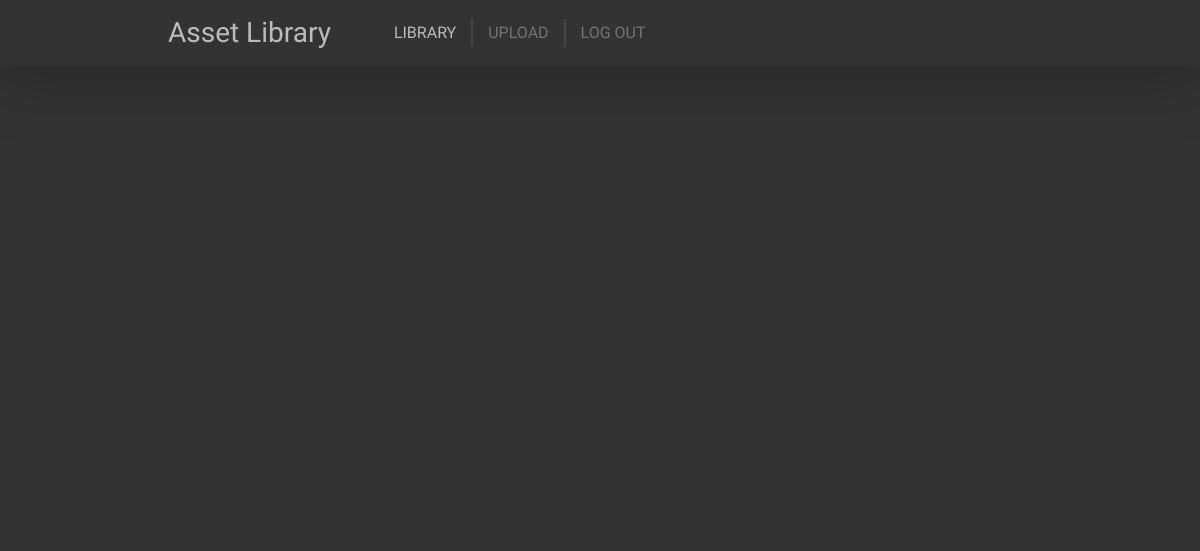
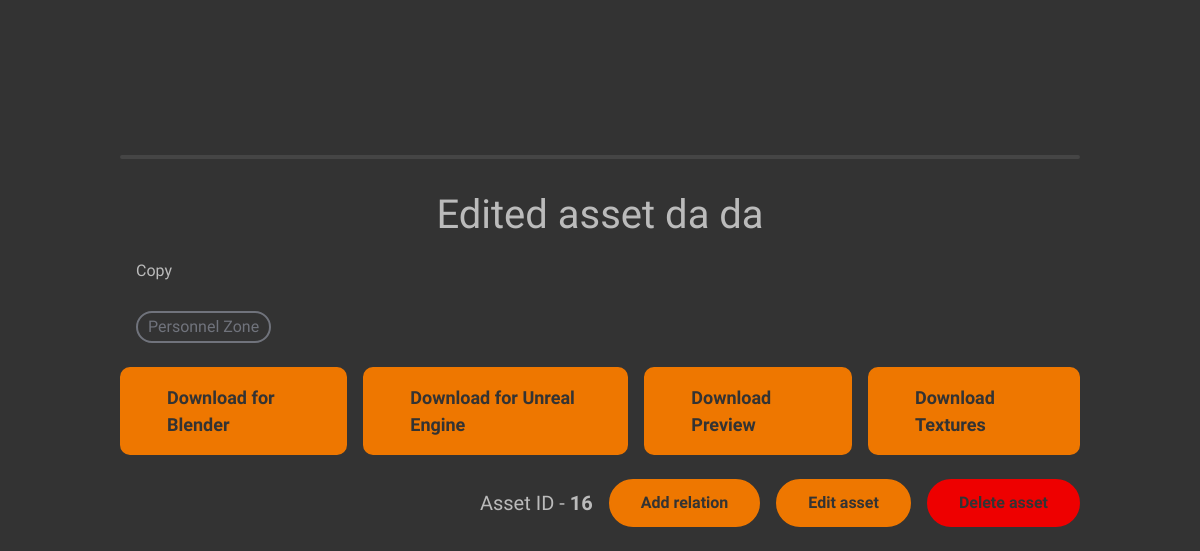
Before: /view/16/ (signed in) with the older database file (2 pictures, top to bottom).
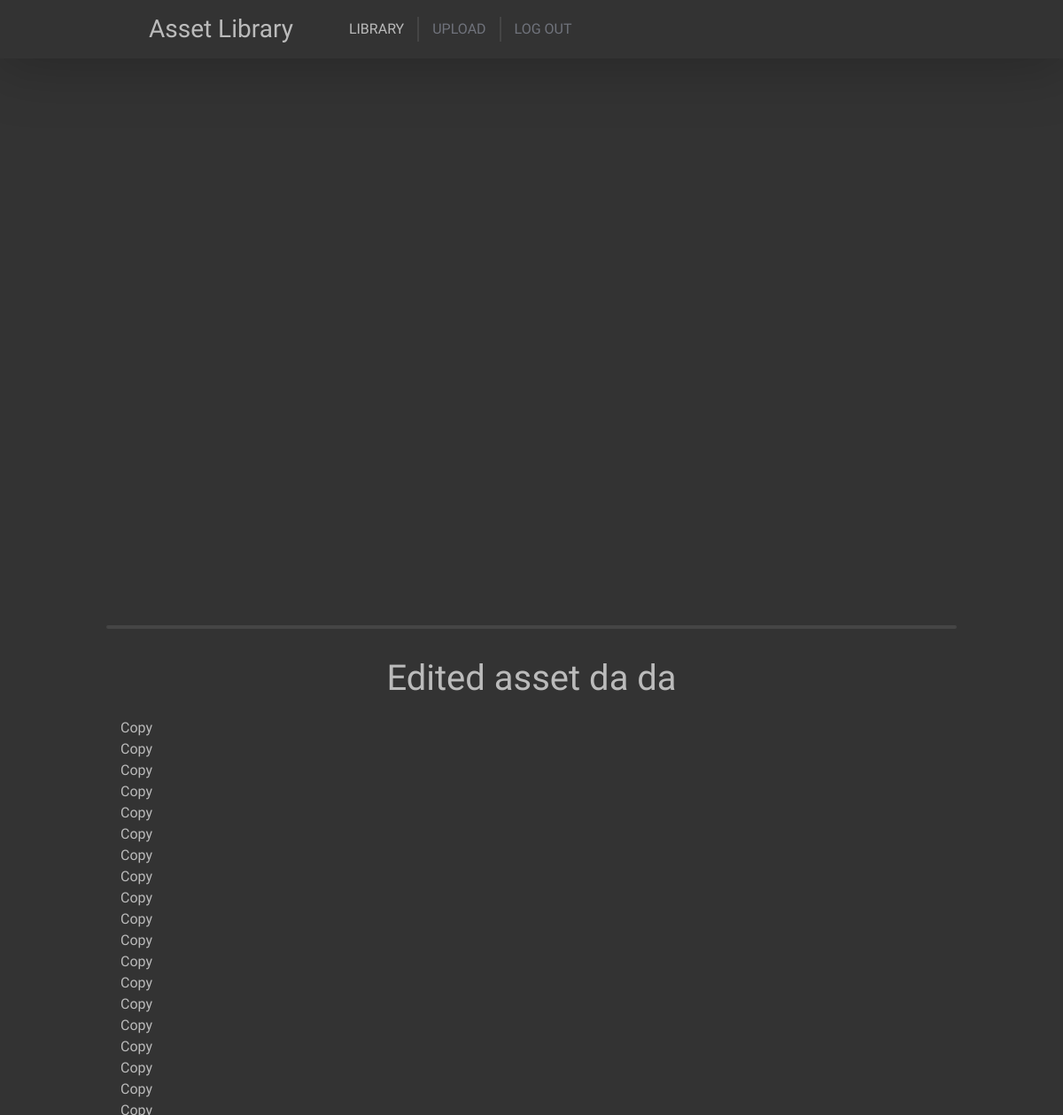
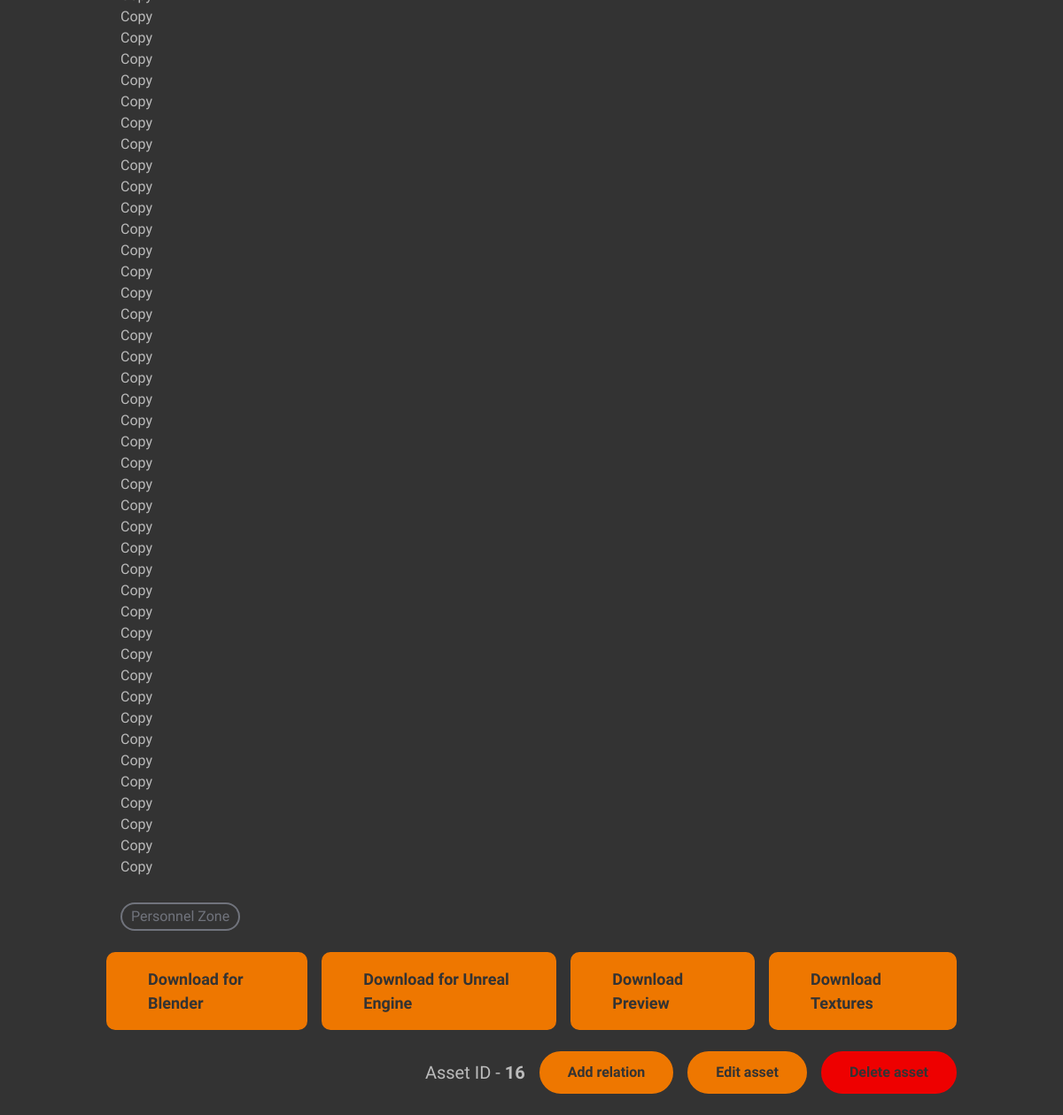
After: the same page with the newer database file (2 pictures, top to bottom).
### content/models.py (models this page shows, shortened)
class Asset(models.Model):
    class Meta:
        verbose_name = "Asset"
        verbose_name_plural = "Assets"
        permissions = [
            ("see_own", "Can see own added assets"),
            ("see_others", "Can see others added assets"),
            ("edit_own", "Can edit own assets"),
            ("edit_others", "Can edit others assets"),
            ("delete_own", "Can delete own assets"),
            ("delete_others", "Can delete others assets"),
            ("upload", "Can upload assets")
        ]
    def content_path(instance, filename):
        print(instance)
        return 'meshes/{0}/{1}'.format(instance.id, filename)
    name = models.TextField()
    description = models.TextField()
    author = models.ForeignKey(User, on_delete=models.SET_NULL, null=True)
    last_update = models.DateTimeField(default=datetime.now, blank=True)
    blender_mesh = models.FileField(upload_to=content_path, null=True)
    fbx_mesh = models.FileField(upload_to=content_path, null=True)
    preview_mesh = models.FileField(upload_to=content_path, null=True)
    textures = models.ManyToManyField(Texture)
    tags = models.ManyToManyField(AssetTag)
    favorites = models.ManyToManyField(User, related_name="users_favorites")
    def delete(self, *args, **kwargs):
        self.blender_mesh.delete()
        self.fbx_mesh.delete()
        self.preview_mesh.delete()
        dir_path = os.path.abspath(os.path.join(settings.MEDIA_ROOT, 'meshes', str(self.pk)))
        if os.path.exists(dir_path):
            os.rmdir(dir_path)
        for texture in self.textures.all():
            texture.delete()
        return super().delete(args, kwargs)

class AssetTag(models.Model):
    class Meta:
        verbose_name = "Asset Tag"
        verbose_name_plural = "Asset Tags"
    name = models.CharField(max_length=50)
    category = models.ForeignKey(AssetTagCategory, on_delete=models.CASCADE)

### content/views.py (the view, shortened to what this page needs)
# urls.py: path("view/<int:asset_pk>/", views.view_view, name='asset_view'),
@login_required(login_url='/auth/', redirect_field_name=None)
def view_view(request: HttpRequest, asset_pk):
    asset = Asset.objects.filter(pk=asset_pk)
    if not asset.exists():
        return redirect('library')
    asset = asset.first()
    if not request.user.has_perm("content.see_own") and asset.author == request.user:
        return redirect('library')
    if not request.user.has_perm("content.see_others") and asset.author != request.user:
        return redirect('library')
    return render(request, "content/view.html", { 'asset': asset, 'relatives': list(map(lambda el: (el.pk, el.second), asset.first_asset.all())) + list(map(lambda el: (el.pk, el.first), asset.second_asset.all())) })

### content/templates/content/view.html (shortened to what this page needs)
<!DOCTYPE html>
<html>
    <head>
        <link href="https://cdn.jsdelivr.net/npm/bootstrap@5.2.3/dist/css/bootstrap.min.css" rel="stylesheet">
        {% load static %}
        <link href="{% static 'main/common.css' %}" rel="stylesheet">
        <link href="{% static 'content/view.css' %}" rel="stylesheet">
    </head>
    <body>
        <div class="top">
            <div class="adjusted-content mx-auto d-flex align-items-center">
                <h3 class="my-3 mx-5">Asset Library</h3>
                <div class="navigation fs-6 d-flex align-items-center">
                    <a href="{% url 'library' %}" class="active">LIBRARY</a>
                    {% if perms.content.upload %}
                    <a href="{% url 'upload' %}">UPLOAD</a>
                    {% endif %}
                    <a href="{% url 'logout' %}">LOG OUT</a>
                </div>
            </div>
        </div>
        <div class="content">
            <div class="adjusted-content mx-auto">
                <div class="d-flex flex-column my-4 gap-3">
                    <model-viewer src="{% if asset.preview_mesh %}{{ asset.preview_mesh.url }}{% endif %}" class="model-preview w-100" camera-controls interaction-prompt="none" auto-rotate auto-rotate-delay="3000" rotation-per-second="25deg"></model-viewer>
                    <div class="vertical-rule"></div>
                    <div class="flex-fill d-flex flex-column">
                        <h1 class="mx-5 my-3 text-center">{{ asset.name }}</h1>
                        <p class="mx-3 my-1 asset-description">{{ asset.description }}</p>
                        <div class="mx-3 mt-4 mb-0 d-flex gap-2 flex-wrap">
                            {% for tag in asset.tags.all %}
                            <div class="tag">
                                {{ tag.name }}
                            </div>
                            {% endfor %}
                        </div>
                    </div>
                </div>
                <div class="d-flex flex-row my-4 gap-3 justify-content-between">
                    {% if asset.blender_mesh %}
                    <a href="{{ asset.blender_mesh.url }}" download class="download-button">
                        Download for Blender
                    </a>
                    {% endif %}
                    {% if asset.fbx_mesh %}
                    <a href="{{ asset.fbx_mesh.url }}" download class="download-button">
                        Download for Unreal Engine
                    </a>
                    {% endif %}
                    {% if asset.preview_mesh %}
                    <a href="{{ asset.preview_mesh.url }}" download class="download-button">
                        Download Preview
                    </a>
                    {% endif %}
                    <a href="{% url 'download_textures' asset.pk %}" id="texturesDownload" download class="download-button">
                        Download Textures
                    </a>
                </div>
                <div class="d-flex flex-row-reverse my-4 gap-3">
                    {% if perms.content.delete_own and asset.author == user or perms.content.delete_others and asset.author != user %}
                    <button class="delete-button" data-bs-toggle="modal" data-bs-target="#deleteModal">
                        Delete asset
                    </button>
                    {% endif %}
                    {% if perms.content.edit_own and asset.author == user or perms.content.edit_others and asset.author != user %}
                    <a class="edit-button" href="{% url 'asset_edit' asset.pk %}">
                        Edit asset
                    </a>
                    <button class="edit-button" data-bs-toggle="modal" data-bs-target="#addRelationModal"">
                        Add relation
                    </button>
                    <h5 class="my-auto">
                        Asset ID - <b>{{ asset.pk }}</b>
                    </h5>
                    {% endif %}
                </div>
            </div>
        </div>
    </body>
</html>

### main/static/main/common.css (style rules this page uses)
body { font-family: 'Lexend', sans-serif;; color: #BBBBBB; background-color: #333333; }
.top { background-color: #333333; overflow: auto; z-index: 10; box-shadow: 0 0 70px 5px rgba(0, 0, 0, 0.25); position: sticky; top: 0; }
a { color: inherit; text-decoration: none; }
.navigation { color: #70737C }
.navigation a { padding: 2px 15px; border-right: solid 2px #454545; transition: 0.15s ease-in-out color; }
.navigation a:hover, .navigation a.active { color: #BBBBBB }
.navigation a:last-child { border: none; }
.adjusted-content { width: 80%; }
.content { overflow: auto; min-height: 100vh; }
.vertical-rule { border: solid 2px #454545; border-radius: 2px; }

### content/static/content/view.css (style rules this page uses)
.model-preview { height: 75vh; border-radius: 25px; }
.asset-description { white-space: pre-wrap; }
.download-button { background-color: #EE7700; color: #333333; padding: 15px 45px; font-size: 18px; font-weight: bold; border-radius: 10px; border: solid 2px #EE7700; transition: all ease-in-out 0.15s; }
.delete-button { background-color: #ee0000; color: #333333; padding: 10px 30px; font-weight: bold; border-radius: 1000px; border: solid 2px #ee0000; transition: all ease-in-out 0.15s; }
.edit-button { background-color: #EE7700; color: #333333; padding: 10px 30px; font-weight: bold; border-radius: 1000px; border: solid 2px #EE7700; transition: all ease-in-out 0.15s; }
.tag { border: solid 2px #70737C; border-radius: 25px; padding: 2px 10px; color: #70737C; user-select: none; transition: all ease-in-out 0.15s; }

Changed rows visible on the page:
changed Asset "Edited asset da da": description "Copy" → "Copy Copy Copy Copy Copy Copy Copy Copy Copy Copy Copy Copy Copy Copy Copy Copy Copy Copy Copy Copy Copy Copy Copy Copy Copy Copy Copy Copy Copy Copy Copy Copy Copy Copy Copy Copy Copy Copy Copy Copy Copy Copy Copy Copy Copy Copy Copy Copy Copy Copy Copy Copy Copy Copy Copy Copy Copy Copy Copy Copy"
